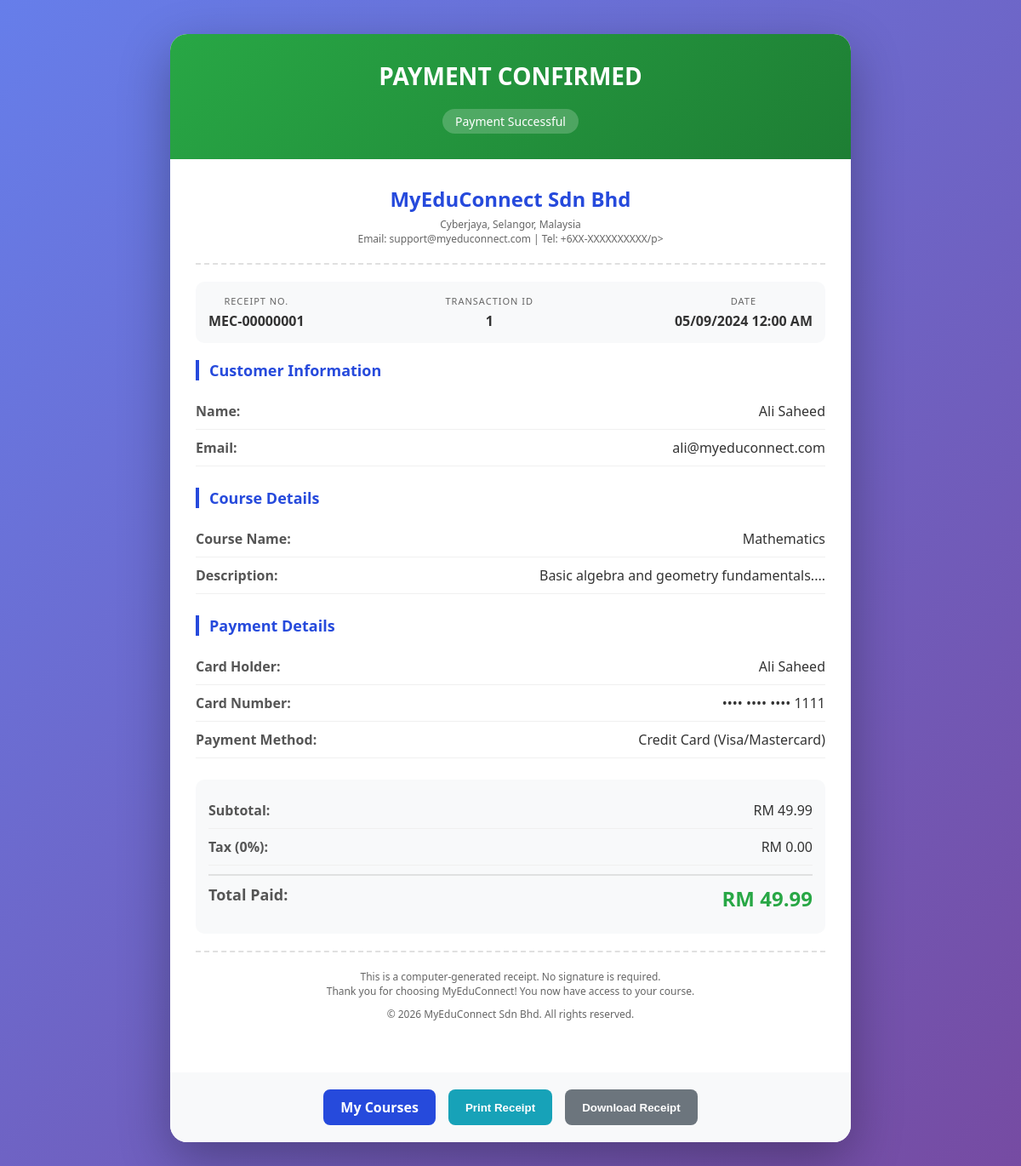
Page /receipt.php?id=1 on the committed database.
### tables this page shows
CREATE TABLE IF NOT EXISTS payments (
    id INT AUTO_INCREMENT PRIMARY KEY,
    student_id INT NOT NULL,
    course_id INT NOT NULL,
    amount DECIMAL(10,2) NOT NULL,
    card_holdername VARCHAR(100),
    card_number VARCHAR(20),
    card_expiry VARCHAR(7),
    card_cvv INT(4),
    transaction_id VARCHAR(100),
    payment_date DATE,
    FOREIGN KEY (student_id) REFERENCES users(id) ON DELETE CASCADE,
    FOREIGN KEY (course_id) REFERENCES courses(id) ON DELETE CASCADE
);

CREATE TABLE IF NOT EXISTS users (
    id INT(11) AUTO_INCREMENT PRIMARY KEY,
    name VARCHAR(100) UNIQUE NOT NULL,
    email VARCHAR(150) UNIQUE NOT NULL,
    password VARCHAR(255) NOT NULL,
    role ENUM('student', 'admin', 'instructor') NOT NULL,
    specialization VARCHAR(100) DEFAULT NULL
   
);

CREATE TABLE IF NOT EXISTS courses (
    id INT (11) AUTO_INCREMENT PRIMARY KEY,
    course_name VARCHAR(200) NOT NULL,
    description TEXT DEFAULT NULL,
    day VARCHAR(20),
    time VARCHAR(50),
    amount DECIMAL(10,2) NOT NULL,
    instructor_id int(11) DEFAULT NULL,
    admin_id int(11) DEFAULT NULL,
    FOREIGN KEY (admin_id) REFERENCES users(id) ON DELETE CASCADE
);

### receipt.php (the view, shortened to what this page needs)
<?php
include 'config.php';
$payment_id = isset($_GET['id']) ? $_GET['id'] : (isset($_SESSION['last_payment']['payment_id']) ? $_SESSION['last_payment']['payment_id'] : 0);
$query = "SELECT
            p.*,
            u.name,
            u.email,
            c.course_name as course_name,
            c.description as course_description
          FROM payments p
          JOIN users u ON p.student_id = u.id
          JOIN courses c ON p.course_id = c.id
          WHERE p.id = $payment_id";
$result = mysqli_query($conn, $query);
$payment = mysqli_fetch_assoc($result);
$receipt_no = "MEC-" . str_pad($payment['id'], 8, "0", STR_PAD_LEFT);
?>
<!DOCTYPE html>
<html lang="en">
<head>
</head>
<body>
    <div class="receipt-container">
        <div class="receipt-card">
            <div class="receipt-header">
                <h1> PAYMENT CONFIRMED</h1>
                <div class="success-badge">Payment Successful</div>
            </div>
            <div class="receipt-body">
                <div class="company-info">
                    <h2>MyEduConnect Sdn Bhd</h2>
                    <p>Cyberjaya, Selangor, Malaysia</p>
                    <p>Email: support@myeduconnect.com | Tel: +6XX-XXXXXXXXXX/p>
                </div>
                <div class="receipt-meta">
                    <div class="meta-item">
                        <div class="meta-label">Receipt No.</div>
                        <div class="meta-value"><?php echo $receipt_no; ?></div>
                    </div>
                    <div class="meta-item">
                        <div class="meta-label">Transaction ID</div>
                        <div class="meta-value"><?php echo htmlspecialchars($payment['id']); ?></div>
                    </div>
                    <div class="meta-item">
                        <div class="meta-label">Date</div>
                        <div class="meta-value"><?php echo date('d/m/Y h:i A', strtotime($payment['payment_date'])); ?></div>
                    </div>
                </div>
                <div class="customer-info">
                    <div class="section-title">Customer Information</div>
                    <div class="info-row">
                        <span class="info-label">Name:</span>
                        <span class="info-value"><?php echo htmlspecialchars($payment['name']); ?></span>
                    </div>
                    <div class="info-row">
                        <span class="info-label">Email:</span>
                        <span class="info-value"><?php echo htmlspecialchars($payment['email']); ?></span>
                    </div>
                </div>
                <div class="course-info">
                    <div class="section-title">Course Details</div>
                    <div class="info-row">
                        <span class="info-label">Course Name:</span>
                        <span class="info-value"><?php echo htmlspecialchars($payment['course_name']); ?></span>
                    </div>
                    <div class="info-row">
                        <span class="info-label">Description:</span>
                        <span class="info-value"><?php echo htmlspecialchars(substr($payment['course_description'], 0, 100)) . '...'; ?></span>
                    </div>
                </div>
                <div class="payment-details">
                    <div class="section-title">Payment Details</div>
                    <div class="info-row">
                        <span class="info-label">Card Holder:</span>
                        <span class="info-value"><?php echo htmlspecialchars($payment['card_holdername']); ?></span>
                    </div>
                    <div class="info-row">
                        <span class="info-label">Card Number:</span>
                        <span class="info-value">•••• •••• •••• <?php echo substr($payment['card_number'], -4); ?></span>
                    </div>
                    <div class="info-row">
                        <span class="info-label">Payment Method:</span>
                        <span class="info-value">Credit Card (Visa/Mastercard)</span>
                    </div>
                </div>
                <div class="amount-row">
                    <div class="info-row">
                        <span class="info-label">Subtotal:</span>
                        <span class="info-value">RM <?php echo number_format($payment['amount'], 2); ?></span>
                    </div>
                    <div class="info-row">
                        <span class="info-label">Tax (0%):</span>
                        <span class="info-value">RM 0.00</span>
                    </div>
                    <div class="info-row" style="border-bottom: none; margin-top: 10px; padding-top: 10px; border-top: 2px solid #e0e0e0;">
                        <span class="info-label" style="font-size: 18px;">Total Paid:</span>
                        <span class="total-amount">RM <?php echo number_format($payment['amount'], 2); ?></span>
                    </div>
                </div>
                <div class="footer">
                    <p>This is a computer-generated receipt. No signature is required.</p>
                    <p>Thank you for choosing MyEduConnect! You now have access to your course.</p>
                    <p style="margin-top: 10px;">© <?php echo date('Y'); ?> MyEduConnect Sdn Bhd. All rights reserved.</p>
                </div>
            </div>
            <div class="button-group">
                <a href="student.php" class="btn btn-primary"> My Courses</a>
                <button onclick="window.print()" class="btn btn-print"> Print Receipt</button>
                <button onclick="downloadReceipt()" class="btn btn-secondary">Download Receipt</button>
            </div>
        </div>
    </div>
</body>
</html>

### receipt.php (style rules this page uses)
* { margin: 0; padding: 0; box-sizing: border-box; }
body { font-family: 'Segoe UI', Tahoma, Geneva, Verdana, sans-serif; background: linear-gradient(135deg, #667eea 0%, #764ba2 100%); min-height: 100vh; padding: 40px 20px; }
.receipt-container { max-width: 800px; margin: 0 auto; }
.receipt-card { background: white; border-radius: 20px; box-shadow: 0 20px 60px rgba(0,0,0,0.3); overflow: hidden; }
.receipt-header { background: linear-gradient(135deg, #28a745 0%, #1e7e34 100%); color: white; padding: 30px; text-align: center; }
.receipt-header h1 { font-size: 28px; margin-bottom: 10px; }
.success-badge { display: inline-block; background: rgba(255,255,255,0.2); padding: 5px 15px; border-radius: 20px; font-size: 14px; margin-top: 10px; }
.receipt-body { padding: 30px; }
.company-info { text-align: center; padding-bottom: 20px; border-bottom: 2px dashed #e0e0e0; margin-bottom: 20px; }
.company-info h2 { color: #264adc; margin-bottom: 5px; }
.company-info p { color: #666; font-size: 12px; }
.receipt-meta { display: flex; justify-content: space-between; background: #f8f9fa; padding: 15px; border-radius: 10px; margin-bottom: 20px; }
.meta-item { text-align: center; }
.meta-label { font-size: 11px; color: #666; text-transform: uppercase; letter-spacing: 1px; }
.meta-value { font-size: 16px; font-weight: bold; color: #333; margin-top: 5px; }
.customer-info, .payment-details, .course-info { margin-bottom: 25px; }
.section-title { font-size: 18px; font-weight: bold; color: #264adc; border-left: 4px solid #264adc; padding-left: 12px; margin-bottom: 15px; }
.info-row { display: flex; justify-content: space-between; padding: 10px 0; border-bottom: 1px solid #f0f0f0; }
.info-label { font-weight: 600; color: #555; }
.info-value { color: #333; }
.amount-row { background: #f8f9fa; padding: 15px; border-radius: 10px; margin-top: 20px; }
.total-amount { font-size: 24px; font-weight: bold; color: #28a745; }
.footer { text-align: center; padding-top: 20px; border-top: 2px dashed #e0e0e0; margin-top: 20px; color: #666; font-size: 12px; }
.button-group { display: flex; gap: 15px; justify-content: center; margin-top: 30px; padding: 20px; background: #f8f9fa; }
.btn { padding: 10px 20px; border: none; border-radius: 8px; cursor: pointer; font-weight: bold; text-decoration: none; display: inline-block; transition: all 0.3s; }
.btn-primary { background: #264adc; color: white; }
.btn-secondary { background: #6c757d; color: white; }
.btn-print { background: #17a2b8; color: white; }

### rows in the picture
payments: id "MEC-00000001", id "1", payment_date "05/09/2024 12:00 AM", student.name "Ali Saheed", student.email "ali@myeduconnect.com", course.course_name "Mathematics", course.description "Basic algebra and geometry fundamentals.", card_holdername "Ali Saheed", card_number "1111", amount "49.99"
